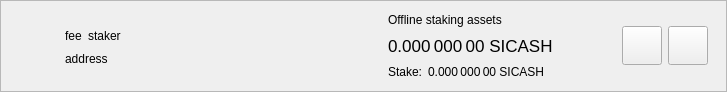
<?xml version="1.0" encoding="UTF-8"?>
<ui version="4.0">
 <class>DelegationItemWidget</class>
 <widget class="QWidget" name="DelegationItemWidget">
  <property name="geometry">
   <rect>
    <x>0</x>
    <y>0</y>
    <width>727</width>
    <height>92</height>
   </rect>
  </property>
  <property name="sizePolicy">
   <sizepolicy hsizetype="Preferred" vsizetype="Maximum">
    <horstretch>0</horstretch>
    <verstretch>0</verstretch>
   </sizepolicy>
  </property>
  <property name="windowTitle">
   <string>Form</string>
  </property>
  <layout class="QVBoxLayout" name="verticalLayout_2">
   <property name="spacing">
    <number>0</number>
   </property>
   <property name="leftMargin">
    <number>0</number>
   </property>
   <property name="topMargin">
    <number>0</number>
   </property>
   <property name="rightMargin">
    <number>0</number>
   </property>
   <property name="bottomMargin">
    <number>0</number>
   </property>
   <item>
    <widget class="QFrame" name="delegationItemFrame">
     <property name="frameShape">
      <enum>QFrame::StyledPanel</enum>
     </property>
     <property name="frameShadow">
      <enum>QFrame::Raised</enum>
     </property>
     <layout class="QHBoxLayout" name="horizontalLayout">
      <property name="topMargin">
       <number>0</number>
      </property>
      <property name="bottomMargin">
       <number>0</number>
      </property>
      <item>
       <widget class="QLabel" name="delegationLogo">
        <property name="sizePolicy">
         <sizepolicy hsizetype="Fixed" vsizetype="Fixed">
          <horstretch>0</horstretch>
          <verstretch>0</verstretch>
         </sizepolicy>
        </property>
        <property name="minimumSize">
         <size>
          <width>40</width>
          <height>40</height>
         </size>
        </property>
        <property name="alignment">
         <set>Qt::AlignCenter</set>
        </property>
       </widget>
      </item>
      <item>
       <widget class="QStackedWidget" name="stackedWidget">
        <property name="currentIndex">
         <number>0</number>
        </property>
        <widget class="QWidget" name="page">
         <layout class="QHBoxLayout" name="horizontalLayout_4">
          <item>
           <layout class="QHBoxLayout" name="horizontalLayout_3">
            <item>
             <layout class="QVBoxLayout" name="verticalLayout">
              <property name="rightMargin">
               <number>15</number>
              </property>
              <item>
               <spacer name="verticalSpacer_2">
                <property name="orientation">
                 <enum>Qt::Vertical</enum>
                </property>
                <property name="sizeHint" stdset="0">
                 <size>
                  <width>20</width>
                  <height>0</height>
                 </size>
                </property>
               </spacer>
              </item>
              <item alignment="Qt::AlignLeft">
               <widget class="QWidget" name="widgetDelegation" native="true">
                <property name="minimumSize">
                 <size>
                  <width>280</width>
                  <height>0</height>
                 </size>
                </property>
                <layout class="QHBoxLayout" name="horizontalLayout_2" stretch="0,0,1">
                 <property name="leftMargin">
                  <number>0</number>
                 </property>
                 <property name="topMargin">
                  <number>0</number>
                 </property>
                 <property name="rightMargin">
                  <number>0</number>
                 </property>
                 <property name="bottomMargin">
                  <number>0</number>
                 </property>
                 <item alignment="Qt::AlignLeft">
                  <widget class="QLabel" name="labelFee">
                   <property name="text">
                    <string>fee</string>
                   </property>
                   <property name="textInteractionFlags">
                    <set>Qt::LinksAccessibleByMouse|Qt::TextSelectableByMouse</set>
                   </property>
                  </widget>
                 </item>
                 <item alignment="Qt::AlignLeft">
                  <widget class="QLabel" name="labelStaker">
                   <property name="text">
                    <string>staker</string>
                   </property>
                   <property name="textInteractionFlags">
                    <set>Qt::LinksAccessibleByMouse|Qt::TextSelectableByMouse</set>
                   </property>
                  </widget>
                 </item>
                 <item>
                  <spacer name="horizontalSpacer">
                   <property name="orientation">
                    <enum>Qt::Horizontal</enum>
                   </property>
                   <property name="sizeType">
                    <enum>QSizePolicy::Minimum</enum>
                   </property>
                   <property name="sizeHint" stdset="0">
                    <size>
                     <width>0</width>
                     <height>20</height>
                    </size>
                   </property>
                  </spacer>
                 </item>
                </layout>
               </widget>
              </item>
              <item alignment="Qt::AlignLeft">
               <widget class="QLabel" name="labelAddress">
                <property name="text">
                 <string>address</string>
                </property>
                <property name="textInteractionFlags">
                 <set>Qt::LinksAccessibleByMouse|Qt::TextSelectableByMouse</set>
                </property>
               </widget>
              </item>
              <item>
               <spacer name="verticalSpacer">
                <property name="orientation">
                 <enum>Qt::Vertical</enum>
                </property>
                <property name="sizeHint" stdset="0">
                 <size>
                  <width>20</width>
                  <height>0</height>
                 </size>
                </property>
               </spacer>
              </item>
             </layout>
            </item>
            <item>
             <widget class="QWidget" name="vLineAssets" native="true">
              <property name="minimumSize">
               <size>
                <width>1</width>
                <height>0</height>
               </size>
              </property>
             </widget>
            </item>
            <item>
             <widget class="QWidget" name="widgetStakingAssets" native="true">
              <property name="sizePolicy">
               <sizepolicy hsizetype="Minimum" vsizetype="Preferred">
                <horstretch>0</horstretch>
                <verstretch>0</verstretch>
               </sizepolicy>
              </property>
              <layout class="QVBoxLayout" name="verticalLayout_3">
               <property name="leftMargin">
                <number>15</number>
               </property>
               <property name="topMargin">
                <number>0</number>
               </property>
               <property name="rightMargin">
                <number>15</number>
               </property>
               <property name="bottomMargin">
                <number>0</number>
               </property>
               <item>
                <widget class="QLabel" name="labelAssetsText">
                 <property name="text">
                  <string>Offline staking assets</string>
                 </property>
                 <property name="alignment">
                  <set>Qt::AlignLeading|Qt::AlignLeft|Qt::AlignVCenter</set>
                 </property>
                </widget>
               </item>
               <item>
                <widget class="QLabel" name="labelAssets">
                 <property name="font">
                  <font>
                   <pointsize>13</pointsize>
                  </font>
                 </property>
                 <property name="cursor">
                  <cursorShape>IBeamCursor</cursorShape>
                 </property>
                 <property name="toolTip">
                  <string>Your current spendable balance</string>
                 </property>
                 <property name="text">
                  <string notr="true">0.000 000 00 SICASH</string>
                 </property>
                 <property name="alignment">
                  <set>Qt::AlignLeading|Qt::AlignLeft|Qt::AlignVCenter</set>
                 </property>
                 <property name="textInteractionFlags">
                  <set>Qt::LinksAccessibleByMouse|Qt::TextSelectableByMouse</set>
                 </property>
                </widget>
               </item>
               <item>
                <layout class="QHBoxLayout" name="horizontalLayout_6">
                 <property name="spacing">
                  <number>6</number>
                 </property>
                 <item>
                  <widget class="QLabel" name="labelStakeText">
                   <property name="sizePolicy">
                    <sizepolicy hsizetype="Maximum" vsizetype="Preferred">
                     <horstretch>0</horstretch>
                     <verstretch>0</verstretch>
                    </sizepolicy>
                   </property>
                   <property name="text">
                    <string>Stake:</string>
                   </property>
                   <property name="alignment">
                    <set>Qt::AlignLeading|Qt::AlignLeft|Qt::AlignVCenter</set>
                   </property>
                  </widget>
                 </item>
                 <item>
                  <widget class="QLabel" name="labelStake">
                   <property name="text">
                    <string>0.000 000 00 SICASH</string>
                   </property>
                   <property name="alignment">
                    <set>Qt::AlignLeading|Qt::AlignLeft|Qt::AlignVCenter</set>
                   </property>
                   <property name="textInteractionFlags">
                    <set>Qt::LinksAccessibleByMouse|Qt::TextSelectableByMouse</set>
                   </property>
                  </widget>
                 </item>
                 <item>
                  <spacer name="horizontalSpacer_4">
                   <property name="orientation">
                    <enum>Qt::Horizontal</enum>
                   </property>
                   <property name="sizeType">
                    <enum>QSizePolicy::Minimum</enum>
                   </property>
                   <property name="sizeHint" stdset="0">
                    <size>
                     <width>0</width>
                     <height>0</height>
                    </size>
                   </property>
                  </spacer>
                 </item>
                </layout>
               </item>
              </layout>
             </widget>
            </item>
            <item>
             <spacer name="horizontalSpacer_2">
              <property name="orientation">
               <enum>Qt::Horizontal</enum>
              </property>
              <property name="sizeHint" stdset="0">
               <size>
                <width>193</width>
                <height>20</height>
               </size>
              </property>
             </spacer>
            </item>
            <item>
             <widget class="QToolButton" name="buttonSplit">
              <property name="text">
               <string/>
              </property>
              <property name="iconSize">
               <size>
                <width>32</width>
                <height>32</height>
               </size>
              </property>
             </widget>
            </item>
            <item>
             <widget class="QToolButton" name="buttonRemove">
              <property name="text">
               <string/>
              </property>
              <property name="iconSize">
               <size>
                <width>32</width>
                <height>32</height>
               </size>
              </property>
             </widget>
            </item>
           </layout>
          </item>
         </layout>
        </widget>
        <widget class="QWidget" name="page_2">
         <layout class="QHBoxLayout" name="horizontalLayout_5">
          <item>
           <widget class="QLabel" name="labelNewDelegation">
            <property name="text">
             <string>Add new delegations</string>
            </property>
           </widget>
          </item>
          <item>
           <spacer name="horizontalSpacer_3">
            <property name="orientation">
             <enum>Qt::Horizontal</enum>
            </property>
            <property name="sizeHint" stdset="0">
             <size>
              <width>408</width>
              <height>20</height>
             </size>
            </property>
           </spacer>
          </item>
          <item>
           <widget class="QToolButton" name="buttonRestore">
            <property name="text">
             <string/>
            </property>
            <property name="iconSize">
             <size>
              <width>32</width>
              <height>32</height>
             </size>
            </property>
           </widget>
          </item>
          <item>
           <widget class="QToolButton" name="buttonAdd">
            <property name="text">
             <string/>
            </property>
            <property name="iconSize">
             <size>
              <width>32</width>
              <height>32</height>
             </size>
            </property>
           </widget>
          </item>
         </layout>
        </widget>
       </widget>
      </item>
     </layout>
    </widget>
   </item>
  </layout>
 </widget>
 <resources/>
 <connections/>
</ui>
